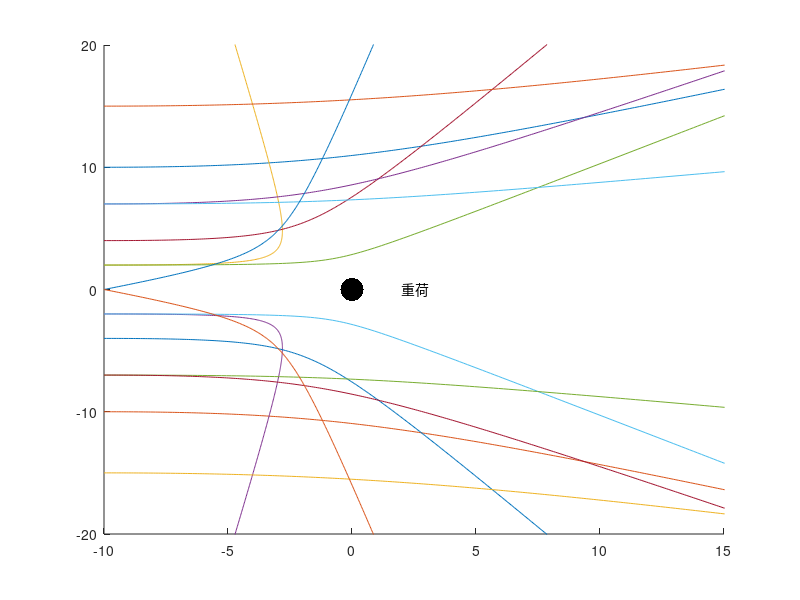

Write the MATLAB code that produced this figure.
k=3;
%入射粒子初始位置
y0=[-10,1,10,0;
    -10,1,-10,0;
    -10,1,2,0;
    -10,1,-2,0;
    -10,2,2,0;
    -10,2,-2,0;
    -10,1,4,0;
    -10,1,-4,0;
    -10,1,15,0;
    -10,1,-15,0;
    -10,1,7,0;
    -10,2,-7,0;
    -10,2,7,0;
    -10,1,-7,0;
    -10,1,0,0.4;
    -10,1,0,-0.4;
    ];
%粒子运动方程
F=@(t,y)[y(2);
         k*y(1)/sqrt(y(1).*y(1)+y(3).*y(3)).^3;
         y(4);
         k*y(3)/sqrt(y(1).*y(1)+y(3).*y(3)).^3];
%画靶粒子
line(0,0,'marker','.','markersize',50,'color','k');
text(2,0,'重荷');
axis([-10 15 -20 20])
hold on
%粒子入射
for i=1:length(y0)
    [t,y]=ode45(F,[0:0.1:30],y0(i,:));
    plot(y(:,1),y(:,3));
end